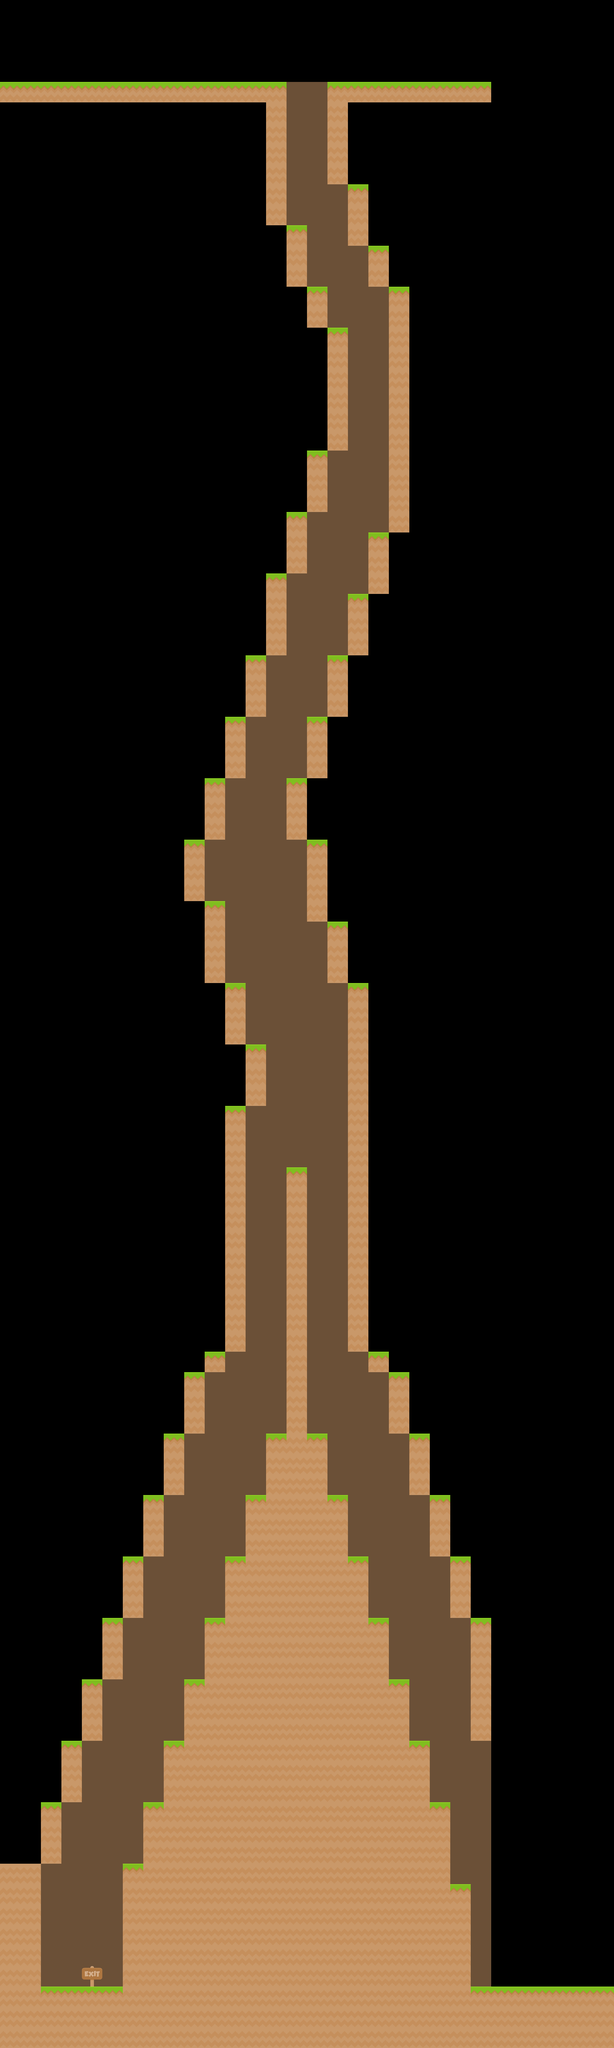

This game map was drawn from its Tiled (.tmx) file and the tilesets committed beside it. A one-line description and the trimmed map source follow:
An orthogonal 30x100 tile map with 70x70 px tiles, 3 tile layers (Background, Background2, Tilemap), 2 tilesets and 9 objects (5x Barnacle, Player, GrassPlatform, Exit, Gem).

<map version="1.0" orientation="orthogonal" width="30" height="100" tilewidth="70" tileheight="70">
 <tileset firstgid="1" name="Tiles" tilewidth="70" tileheight="70" spacing="2">
  <image source="../Textures/Tileset/base_tiles_spritesheet.png" width="936" height="936" />
 </tileset>
 <tileset firstgid="170" name="Items" tilewidth="70" tileheight="70" spacing="2">
  <image source="../Textures/Tileset/items_spritesheet.png" width="576" height="576" />
 </tileset>
 <layer name="Background" width="30" height="100">
  <data>[3000 cells, 431 non-empty, 1 distinct tile ids]</data>
 </layer>
 <layer name="Background2" width="30" height="100">
  <data>[3000 cells, 8 non-empty, 2 distinct tile ids]</data>
 </layer>
 <layer name="Tilemap" width="30" height="100">
  <data>[3000 cells, 808 non-empty, 3 distinct tile ids]</data>
 </layer>
 <objectgroup name="Spawns" width="30" height="100">
  <object name="Player" type="Player" x="1120" y="210" width="70" height="70" />
  <object name="Barnacle" type="Barnacle" x="1260" y="210" width="70" height="70" />
  <object name="Barnacle" type="Barnacle" x="1330" y="210" width="70" height="70" />
  <object name="Barnacle" type="Barnacle" x="1400" y="210" width="70" height="70" />
  <object name="Barnacle" type="Barnacle" x="1470" y="210" width="70" height="70" />
  <object name="Barnacle" type="Barnacle" x="1540" y="210" width="70" height="70" />
  <object name="GrassPlatform" type="GrassPlatform" x="1820" y="6720" width="70" height="70">
   <properties>
    <property name="velocity" value="10" />
    <property name="waypoints" value="[{&quot;x&quot;:26,&quot;y&quot;:96},{&quot;x&quot;:26,&quot;y&quot;:3},{&quot;x&quot;:19,&quot;y&quot;:3}]" />
   </properties>
  </object>
 </objectgroup>
 <objectgroup name="Objects" width="30" height="100">
  <object name="Exit" type="Exit" gid="65" x="280" y="6790" />
  <object name="Gem" type="Gem" gid="204" x="1610" y="6230" />
 </objectgroup>
</map>
